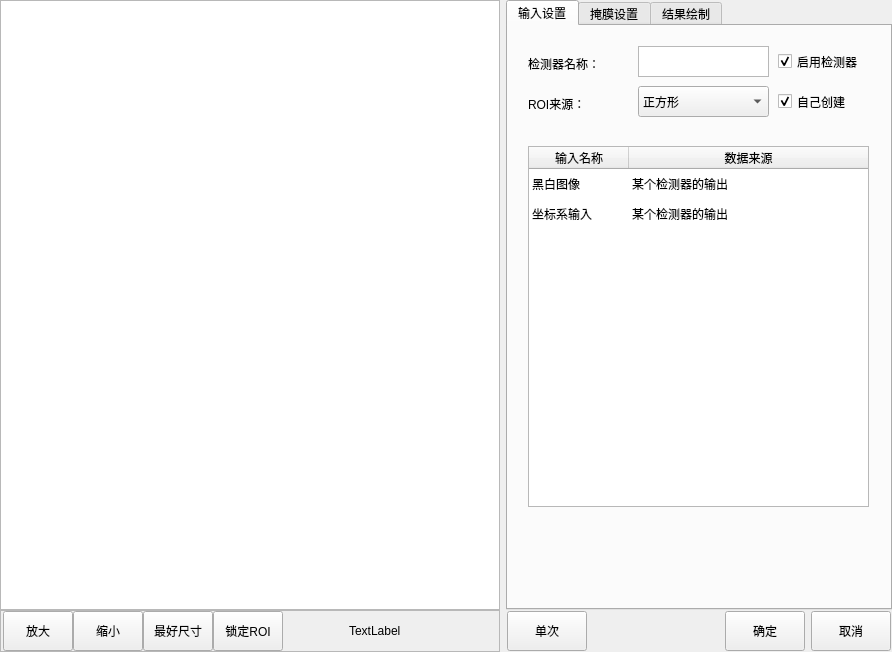
<?xml version="1.0" encoding="UTF-8"?>
<ui version="4.0">
 <class>CMvImagesCut</class>
 <widget class="QWidget" name="CMvImagesCut">
  <property name="geometry">
   <rect>
    <x>0</x>
    <y>0</y>
    <width>892</width>
    <height>652</height>
   </rect>
  </property>
  <property name="windowTitle">
   <string>图片裁剪</string>
  </property>
  <layout class="QHBoxLayout" name="horizontalLayout_3">
   <property name="leftMargin">
    <number>0</number>
   </property>
   <property name="topMargin">
    <number>0</number>
   </property>
   <property name="rightMargin">
    <number>0</number>
   </property>
   <property name="bottomMargin">
    <number>0</number>
   </property>
   <item>
    <layout class="QVBoxLayout" name="verticalLayout">
     <property name="spacing">
      <number>0</number>
     </property>
     <item>
      <widget class="QGraphicsView" name="graphicsView_mainImage">
       <property name="minimumSize">
        <size>
         <width>500</width>
         <height>600</height>
        </size>
       </property>
      </widget>
     </item>
     <item>
      <widget class="QFrame" name="frame">
       <property name="minimumSize">
        <size>
         <width>0</width>
         <height>42</height>
        </size>
       </property>
       <property name="maximumSize">
        <size>
         <width>16777215</width>
         <height>42</height>
        </size>
       </property>
       <property name="frameShape">
        <enum>QFrame::StyledPanel</enum>
       </property>
       <property name="frameShadow">
        <enum>QFrame::Raised</enum>
       </property>
       <layout class="QHBoxLayout" name="horizontalLayout">
        <property name="spacing">
         <number>0</number>
        </property>
        <property name="leftMargin">
         <number>2</number>
        </property>
        <property name="topMargin">
         <number>0</number>
        </property>
        <property name="rightMargin">
         <number>0</number>
        </property>
        <property name="bottomMargin">
         <number>0</number>
        </property>
        <item>
         <widget class="QPushButton" name="pushButton_zoomIn">
          <property name="minimumSize">
           <size>
            <width>70</width>
            <height>40</height>
           </size>
          </property>
          <property name="maximumSize">
           <size>
            <width>70</width>
            <height>40</height>
           </size>
          </property>
          <property name="text">
           <string>放大</string>
          </property>
         </widget>
        </item>
        <item>
         <widget class="QPushButton" name="pushButton_zoomOut">
          <property name="minimumSize">
           <size>
            <width>70</width>
            <height>40</height>
           </size>
          </property>
          <property name="maximumSize">
           <size>
            <width>70</width>
            <height>40</height>
           </size>
          </property>
          <property name="text">
           <string>缩小</string>
          </property>
         </widget>
        </item>
        <item>
         <widget class="QPushButton" name="pushButton_zoomBest">
          <property name="minimumSize">
           <size>
            <width>70</width>
            <height>40</height>
           </size>
          </property>
          <property name="maximumSize">
           <size>
            <width>70</width>
            <height>40</height>
           </size>
          </property>
          <property name="text">
           <string>最好尺寸</string>
          </property>
         </widget>
        </item>
        <item>
         <widget class="QPushButton" name="pushButton_lockRoiMove">
          <property name="minimumSize">
           <size>
            <width>70</width>
            <height>40</height>
           </size>
          </property>
          <property name="maximumSize">
           <size>
            <width>70</width>
            <height>40</height>
           </size>
          </property>
          <property name="text">
           <string>锁定ROI</string>
          </property>
         </widget>
        </item>
        <item>
         <spacer name="horizontalSpacer">
          <property name="orientation">
           <enum>Qt::Horizontal</enum>
          </property>
          <property name="sizeHint" stdset="0">
           <size>
            <width>63</width>
            <height>20</height>
           </size>
          </property>
         </spacer>
        </item>
        <item>
         <widget class="QLabel" name="label_mousePos">
          <property name="minimumSize">
           <size>
            <width>150</width>
            <height>40</height>
           </size>
          </property>
          <property name="maximumSize">
           <size>
            <width>150</width>
            <height>40</height>
           </size>
          </property>
          <property name="text">
           <string>TextLabel</string>
          </property>
         </widget>
        </item>
       </layout>
      </widget>
     </item>
    </layout>
   </item>
   <item>
    <layout class="QVBoxLayout" name="verticalLayout_2">
     <property name="spacing">
      <number>0</number>
     </property>
     <item>
      <widget class="QTabWidget" name="tabWidget">
       <property name="minimumSize">
        <size>
         <width>382</width>
         <height>602</height>
        </size>
       </property>
       <property name="maximumSize">
        <size>
         <width>16777215</width>
         <height>16777215</height>
        </size>
       </property>
       <property name="currentIndex">
        <number>0</number>
       </property>
       <widget class="QWidget" name="tab">
        <attribute name="title">
         <string>输入设置</string>
        </attribute>
        <widget class="QLabel" name="label_funcName">
         <property name="geometry">
          <rect>
           <x>20</x>
           <y>30</y>
           <width>81</width>
           <height>16</height>
          </rect>
         </property>
         <property name="text">
          <string>检测器名称：</string>
         </property>
        </widget>
        <widget class="QLabel" name="label_roiCreat">
         <property name="geometry">
          <rect>
           <x>20</x>
           <y>70</y>
           <width>91</width>
           <height>16</height>
          </rect>
         </property>
         <property name="text">
          <string>ROI来源：</string>
         </property>
        </widget>
        <widget class="QCheckBox" name="checkBox_enableFunc">
         <property name="geometry">
          <rect>
           <x>270</x>
           <y>20</y>
           <width>101</width>
           <height>31</height>
          </rect>
         </property>
         <property name="minimumSize">
          <size>
           <width>101</width>
           <height>31</height>
          </size>
         </property>
         <property name="text">
          <string>启用检测器</string>
         </property>
         <property name="checked">
          <bool>true</bool>
         </property>
        </widget>
        <widget class="QCheckBox" name="checkBox_roiCreat">
         <property name="geometry">
          <rect>
           <x>270</x>
           <y>60</y>
           <width>101</width>
           <height>31</height>
          </rect>
         </property>
         <property name="minimumSize">
          <size>
           <width>101</width>
           <height>31</height>
          </size>
         </property>
         <property name="text">
          <string>自己创建</string>
         </property>
         <property name="checked">
          <bool>true</bool>
         </property>
         <property name="tristate">
          <bool>false</bool>
         </property>
        </widget>
        <widget class="QPlainTextEdit" name="plainTextEdit_funcName">
         <property name="geometry">
          <rect>
           <x>130</x>
           <y>20</y>
           <width>131</width>
           <height>31</height>
          </rect>
         </property>
         <property name="minimumSize">
          <size>
           <width>131</width>
           <height>31</height>
          </size>
         </property>
         <property name="maximumSize">
          <size>
           <width>131</width>
           <height>31</height>
          </size>
         </property>
         <property name="overwriteMode">
          <bool>false</bool>
         </property>
        </widget>
        <widget class="QComboBox" name="comboBox_imageSource">
         <property name="geometry">
          <rect>
           <x>130</x>
           <y>60</y>
           <width>131</width>
           <height>31</height>
          </rect>
         </property>
         <property name="minimumSize">
          <size>
           <width>131</width>
           <height>31</height>
          </size>
         </property>
         <property name="maximumSize">
          <size>
           <width>131</width>
           <height>31</height>
          </size>
         </property>
         <item>
          <property name="text">
           <string>正方形</string>
          </property>
         </item>
         <item>
          <property name="text">
           <string>圆形</string>
          </property>
         </item>
         <item>
          <property name="text">
           <string>多边形</string>
          </property>
         </item>
        </widget>
        <widget class="QTableWidget" name="tableWidget_input">
         <property name="geometry">
          <rect>
           <x>20</x>
           <y>120</y>
           <width>341</width>
           <height>361</height>
          </rect>
         </property>
         <property name="editTriggers">
          <set>QAbstractItemView::NoEditTriggers</set>
         </property>
         <property name="selectionMode">
          <enum>QAbstractItemView::SingleSelection</enum>
         </property>
         <property name="horizontalScrollMode">
          <enum>QAbstractItemView::ScrollPerItem</enum>
         </property>
         <property name="showGrid">
          <bool>false</bool>
         </property>
         <property name="sortingEnabled">
          <bool>false</bool>
         </property>
         <attribute name="horizontalHeaderCascadingSectionResizes">
          <bool>false</bool>
         </attribute>
         <attribute name="horizontalHeaderShowSortIndicator" stdset="0">
          <bool>false</bool>
         </attribute>
         <attribute name="horizontalHeaderStretchLastSection">
          <bool>true</bool>
         </attribute>
         <attribute name="verticalHeaderVisible">
          <bool>false</bool>
         </attribute>
         <attribute name="verticalHeaderCascadingSectionResizes">
          <bool>false</bool>
         </attribute>
         <row>
          <property name="text">
           <string>1</string>
          </property>
         </row>
         <row>
          <property name="text">
           <string>2</string>
          </property>
         </row>
         <column>
          <property name="text">
           <string>输入名称</string>
          </property>
         </column>
         <column>
          <property name="text">
           <string>数据来源</string>
          </property>
         </column>
         <item row="0" column="0">
          <property name="text">
           <string>黑白图像</string>
          </property>
         </item>
         <item row="0" column="1">
          <property name="text">
           <string>某个检测器的输出</string>
          </property>
         </item>
         <item row="1" column="0">
          <property name="text">
           <string>坐标系输入 </string>
          </property>
         </item>
         <item row="1" column="1">
          <property name="text">
           <string>某个检测器的输出</string>
          </property>
         </item>
        </widget>
       </widget>
       <widget class="QWidget" name="tab_3">
        <attribute name="title">
         <string>掩膜设置</string>
        </attribute>
        <widget class="QComboBox" name="comboBox_dEtectionMask">
         <property name="geometry">
          <rect>
           <x>130</x>
           <y>20</y>
           <width>131</width>
           <height>31</height>
          </rect>
         </property>
         <item>
          <property name="text">
           <string>不使用掩膜</string>
          </property>
         </item>
         <item>
          <property name="text">
           <string>本检测器ROI内掩膜</string>
          </property>
         </item>
         <item>
          <property name="text">
           <string>其他算法的掩膜</string>
          </property>
         </item>
        </widget>
        <widget class="QLabel" name="label_dEtectionMask">
         <property name="geometry">
          <rect>
           <x>10</x>
           <y>20</y>
           <width>111</width>
           <height>31</height>
          </rect>
         </property>
         <property name="text">
          <string>检测区域的掩膜：</string>
         </property>
        </widget>
        <widget class="QWidget" name="widget_Mask" native="true">
         <property name="enabled">
          <bool>false</bool>
         </property>
         <property name="geometry">
          <rect>
           <x>0</x>
           <y>50</y>
           <width>371</width>
           <height>251</height>
          </rect>
         </property>
         <widget class="QLabel" name="label_penWidth">
          <property name="geometry">
           <rect>
            <x>10</x>
            <y>50</y>
            <width>111</width>
            <height>31</height>
           </rect>
          </property>
          <property name="text">
           <string>画笔尺寸：</string>
          </property>
         </widget>
         <widget class="QSpinBox" name="spinBox_lightTime">
          <property name="geometry">
           <rect>
            <x>130</x>
            <y>50</y>
            <width>131</width>
            <height>31</height>
           </rect>
          </property>
          <property name="suffix">
           <string>像素</string>
          </property>
          <property name="minimum">
           <number>5</number>
          </property>
          <property name="maximum">
           <number>1000</number>
          </property>
         </widget>
         <widget class="QPushButton" name="pushButton_maskAll">
          <property name="geometry">
           <rect>
            <x>10</x>
            <y>160</y>
            <width>121</width>
            <height>40</height>
           </rect>
          </property>
          <property name="minimumSize">
           <size>
            <width>0</width>
            <height>40</height>
           </size>
          </property>
          <property name="maximumSize">
           <size>
            <width>16777215</width>
            <height>30</height>
           </size>
          </property>
          <property name="text">
           <string>掩盖所有</string>
          </property>
         </widget>
         <widget class="QPushButton" name="pushButton_maskNull">
          <property name="enabled">
           <bool>false</bool>
          </property>
          <property name="geometry">
           <rect>
            <x>10</x>
            <y>110</y>
            <width>121</width>
            <height>40</height>
           </rect>
          </property>
          <property name="minimumSize">
           <size>
            <width>0</width>
            <height>40</height>
           </size>
          </property>
          <property name="maximumSize">
           <size>
            <width>16777215</width>
            <height>30</height>
           </size>
          </property>
          <property name="text">
           <string>清空掩膜</string>
          </property>
         </widget>
         <widget class="QPushButton" name="pushButton_saveMask">
          <property name="geometry">
           <rect>
            <x>10</x>
            <y>210</y>
            <width>121</width>
            <height>40</height>
           </rect>
          </property>
          <property name="minimumSize">
           <size>
            <width>0</width>
            <height>40</height>
           </size>
          </property>
          <property name="maximumSize">
           <size>
            <width>16777215</width>
            <height>30</height>
           </size>
          </property>
          <property name="text">
           <string>保存修改</string>
          </property>
         </widget>
         <widget class="QLabel" name="label_editMode">
          <property name="geometry">
           <rect>
            <x>10</x>
            <y>10</y>
            <width>111</width>
            <height>31</height>
           </rect>
          </property>
          <property name="text">
           <string>编辑方式：</string>
          </property>
         </widget>
         <widget class="QComboBox" name="comboBox_editMode">
          <property name="geometry">
           <rect>
            <x>130</x>
            <y>10</y>
            <width>131</width>
            <height>31</height>
           </rect>
          </property>
          <item>
           <property name="text">
            <string>增加掩膜</string>
           </property>
          </item>
          <item>
           <property name="text">
            <string>删除掩膜</string>
           </property>
          </item>
         </widget>
        </widget>
       </widget>
       <widget class="QWidget" name="tab_4">
        <attribute name="title">
         <string>结果绘制</string>
        </attribute>
        <widget class="QCheckBox" name="checkBox_valuTrig">
         <property name="geometry">
          <rect>
           <x>20</x>
           <y>20</y>
           <width>80</width>
           <height>31</height>
          </rect>
         </property>
         <property name="text">
          <string>启用绘制</string>
         </property>
         <property name="checked">
          <bool>true</bool>
         </property>
        </widget>
       </widget>
      </widget>
     </item>
     <item>
      <layout class="QHBoxLayout" name="horizontalLayout_2">
       <property name="leftMargin">
        <number>1</number>
       </property>
       <property name="topMargin">
        <number>1</number>
       </property>
       <property name="rightMargin">
        <number>1</number>
       </property>
       <property name="bottomMargin">
        <number>1</number>
       </property>
       <item>
        <widget class="QPushButton" name="pushButton_ones">
         <property name="minimumSize">
          <size>
           <width>80</width>
           <height>40</height>
          </size>
         </property>
         <property name="maximumSize">
          <size>
           <width>80</width>
           <height>40</height>
          </size>
         </property>
         <property name="text">
          <string>单次</string>
         </property>
        </widget>
       </item>
       <item>
        <spacer name="horizontalSpacer_2">
         <property name="orientation">
          <enum>Qt::Horizontal</enum>
         </property>
         <property name="sizeHint" stdset="0">
          <size>
           <width>40</width>
           <height>20</height>
          </size>
         </property>
        </spacer>
       </item>
       <item>
        <widget class="QPushButton" name="pushButton_affirm">
         <property name="minimumSize">
          <size>
           <width>80</width>
           <height>40</height>
          </size>
         </property>
         <property name="maximumSize">
          <size>
           <width>80</width>
           <height>40</height>
          </size>
         </property>
         <property name="text">
          <string>确定</string>
         </property>
        </widget>
       </item>
       <item>
        <widget class="QPushButton" name="pbPrev_cancel">
         <property name="minimumSize">
          <size>
           <width>80</width>
           <height>40</height>
          </size>
         </property>
         <property name="maximumSize">
          <size>
           <width>80</width>
           <height>40</height>
          </size>
         </property>
         <property name="text">
          <string>取消</string>
         </property>
        </widget>
       </item>
      </layout>
     </item>
    </layout>
   </item>
  </layout>
 </widget>
 <layoutdefault spacing="6" margin="11"/>
 <resources>
  <include location="CMvFindRoundParamWidget.qrc"/>
 </resources>
 <connections/>
</ui>
